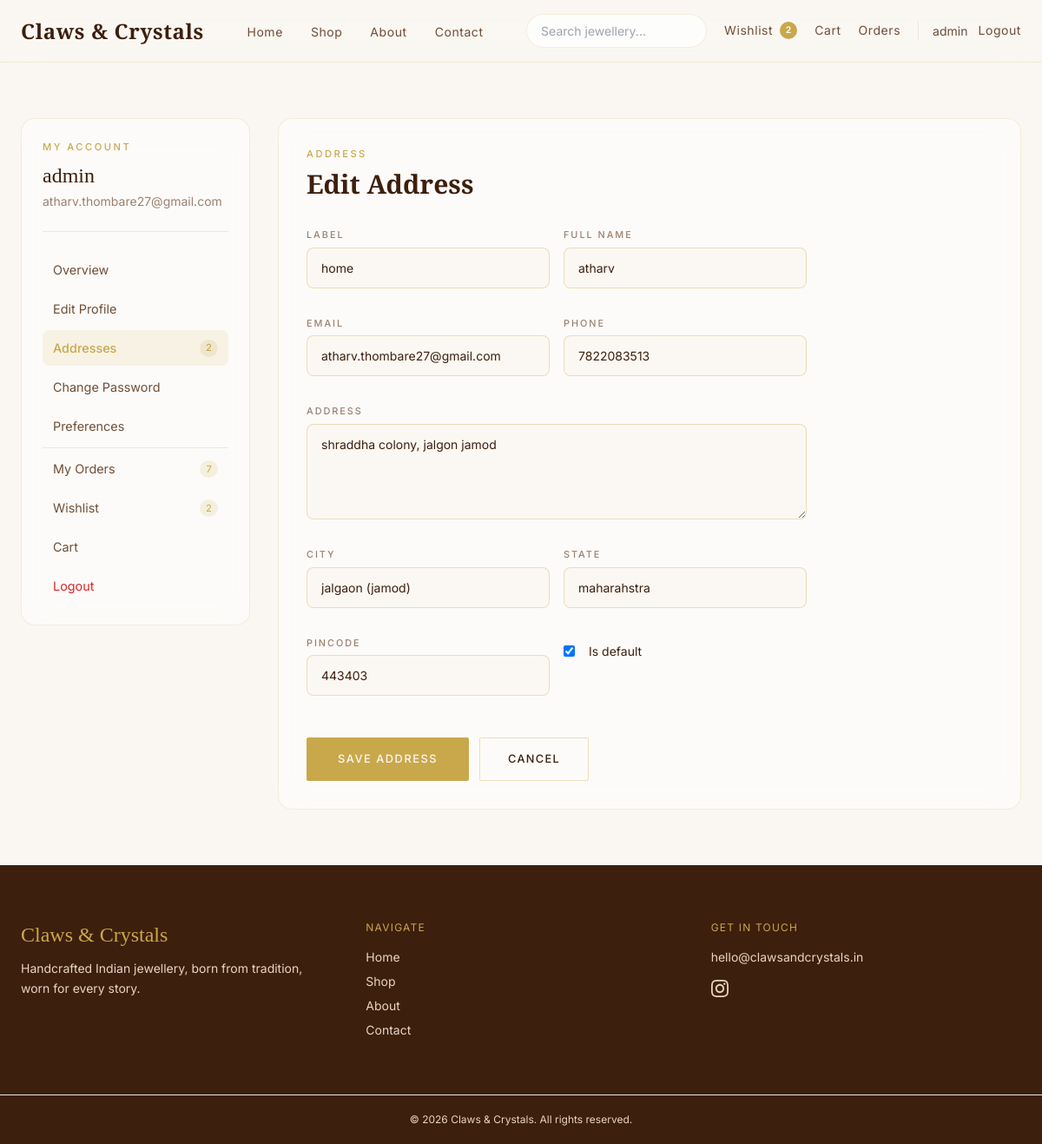
Page /accounts/profile/addresses/1/edit/ (signed in) on the committed database.
### accounts/models.py (models this page shows, shortened)
class ShippingAddress(models.Model):
    user = models.ForeignKey(
        settings.AUTH_USER_MODEL,
        on_delete=models.CASCADE,
        related_name="shipping_addresses",
    )
    label = models.CharField(max_length=50, default="Home")
    full_name = models.CharField(max_length=255)
    email = models.EmailField()
    phone = models.CharField(max_length=20)
    address = models.TextField()
    city = models.CharField(max_length=100)
    state = models.CharField(max_length=100)
    pincode = models.CharField(max_length=20)
    is_default = models.BooleanField(default=False)
    created_at = models.DateTimeField(auto_now_add=True)
    class Meta:
        ordering = ["-is_default", "-created_at"]

### accounts/profile_views.py (the view)
@login_required
def profile_address_edit(request, address_id):
    user = request.user
    address = get_object_or_404(ShippingAddress, id=address_id, user=user)
    if request.method == "POST":
        form = ShippingAddressForm(request.POST, instance=address)
        if form.is_valid():
            form.save()
            messages.success(request, "Address updated successfully.")
            return redirect("profile_addresses")
    else:
        form = ShippingAddressForm(instance=address)
    return render(
        request,
        "accounts/profile/address_form.html",
        {
            **_profile_context(user, "addresses"),
            "form": form,
            "form_title": "Edit Address",
            "address": address,
        },
    )

### accounts/profile_views.py (called while the page is built)
def _profile_context(user, active_section):
    return {
        "active_section": active_section,
        "order_count": Order.objects.filter(user=user).count(),
        "address_count": ShippingAddress.objects.filter(user=user).count(),
        "wishlist_count": Wishlist.objects.filter(user=user).count(),
        "cart_count": CartItem.objects.filter(user=user).count(),
    }

### cart/context_processors.py (called while the page is built)
def navbar_counts(request):
    cart_count = 0
    wishlist_count = 0
    if request.user.is_authenticated:
        cart_count = (
            CartItem.objects.filter(
                user=request.user
            ).aggregate(
                total=Sum("quantity")
            )["total"]
            or 0
        )
        wishlist_count = Wishlist.objects.filter(
            user=request.user
        ).count()
    return {
        "cart_count": cart_count,
        "wishlist_count": wishlist_count,
    }

### templates/accounts/profile/address_form.html (shortened to what this page needs)
{% extends "accounts/profile/base_profile.html" %}
{% block profile_content %}
<div class="glass-card p-6 md:p-8">
    <span class="section-eyebrow">Address</span>
    <h1 class="section-title text-left !text-3xl mb-8">{{ form_title }}</h1>
    <form method="post" class="max-w-xl">
        <div class="grid md:grid-cols-2 gap-4">
            {% for field in form %}
            <div class="form-field {% if field.name == 'address' %}md:col-span-2{% endif %}">
                {% if field.field.widget.input_type == 'checkbox' %}
                <label class="flex items-center gap-2 cursor-pointer mt-2">
                    {{ field }}
                    <span class="text-sm text-brown">{{ field.label }}</span>
                </label>
                {% else %}
                <label class="form-label" for="{{ field.id_for_label }}">{{ field.label }}</label>
                {{ field }}
                {% endif %}
            </div>
            {% endfor %}
        </div>
        <div class="flex gap-3 mt-8">
            <button type="submit" class="btn-primary">Save Address</button>
            <a href="{% url 'profile_addresses' %}" class="btn-secondary">Cancel</a>
        </div>
    </form>
</div>
{% endblock %}

### templates/partials/navbar.html (shortened to what this page needs)
<nav class="site-nav sticky top-0 z-50" id="site-nav">
    <div class="page-container py-4">
        <div class="flex items-center justify-between gap-4">
            <a href="/"
                class="font-serif text-2xl font-semibold tracking-wide text-brown hover:text-gold transition-colors shrink-0">
                Claws &amp; Crystals
            </a>
            <ul class="hidden lg:flex items-center gap-8">
                <li><a href="/" class="nav-link">Home</a></li>
                <li><a href="{% url 'product_list' %}" class="nav-link">Shop</a></li>
                <li><a href="{% url 'about' %}" class="nav-link">About</a></li>
                <li><a href="{% url 'contact' %}" class="nav-link">Contact</a></li>
            </ul>
            <div class="hidden lg:flex items-center gap-5">
                <form method="GET" action="{% url 'product_list' %}">
                    <input type="text" name="q" placeholder="Search jewellery..."
                        value="{{ request.GET.q }}" class="search-input">
                </form>
                <a href="{% url 'wishlist' %}" class="nav-link flex items-center gap-2">
                    Wishlist
                    {% if wishlist_count %}
                    <span class="badge-count">{{ wishlist_count }}</span>
                    {% endif %}
                </a>
                <a href="{% url 'cart' %}" class="nav-link flex items-center gap-2">
                    Cart
                </a>
                <a href="{% url 'my_orders' %}" class="nav-link">Orders</a>
                {% if request.user.is_authenticated %}
                <div class="flex items-center gap-3 pl-4 border-l border-gold/20">
                    <a href="{% url 'profile' %}" class="text-sm text-brown-mid hover:text-gold transition-colors">
                        {{ request.user.username }}
                    </a>
                    <a href="{% url 'logout' %}" class="nav-link">Logout</a>
                </div>
                {% else %}
                <div class="flex items-center gap-3 pl-4 border-l border-gold/20">
                    <a href="{% url 'login' %}" class="nav-link">Login</a>
                    <a href="{% url 'register' %}" class="btn-primary !py-2 !px-5 !text-xs">Register</a>
                </div>
                {% endif %}
            </div>
        </div>
    </div>
</nav>

### templates/accounts/partials/profile_sidebar.html (shortened to what this page needs)
<aside class="lg:col-span-1">
    <div class="glass-card p-6 lg:sticky lg:top-28">
        <div class="mb-6 pb-6 border-b border-gold/20">
            <p class="section-eyebrow">My Account</p>
            <h2 class="font-serif text-2xl text-brown">{{ request.user.username }}</h2>
            <p class="text-sm text-muted mt-1">{{ request.user.email }}</p>
        </div>
        <nav class="profile-nav space-y-1">
            <a href="{% url 'profile' %}"
                class="profile-nav__link {% if active_section == 'dashboard' %}is-active{% endif %}">
                Overview
            </a>
            <a href="{% url 'profile_edit' %}"
                class="profile-nav__link {% if active_section == 'edit' %}is-active{% endif %}">
                Edit Profile
            </a>
            <a href="{% url 'profile_addresses' %}"
                class="profile-nav__link {% if active_section == 'addresses' %}is-active{% endif %}">
                Addresses
                {% if address_count %}<span class="profile-nav__badge">{{ address_count }}</span>{% endif %}
            </a>
            <a href="{% url 'profile_password' %}"
                class="profile-nav__link {% if active_section == 'password' %}is-active{% endif %}">
                Change Password
            </a>
            <a href="{% url 'profile_settings' %}"
                class="profile-nav__link {% if active_section == 'settings' %}is-active{% endif %}">
                Preferences
            </a>
            <hr class="border-gold/20 my-3">
            <a href="{% url 'my_orders' %}" class="profile-nav__link">
                My Orders
                {% if order_count %}<span class="profile-nav__badge">{{ order_count }}</span>{% endif %}
            </a>
            <a href="{% url 'wishlist' %}" class="profile-nav__link">
                Wishlist
                {% if wishlist_count %}<span class="profile-nav__badge">{{ wishlist_count }}</span>{% endif %}
            </a>
            <a href="{% url 'cart' %}" class="profile-nav__link">
                Cart
            </a>
            <a href="{% url 'logout' %}" class="profile-nav__link text-red-600 hover:!text-red-700">
                Logout
            </a>
        </nav>
    </div>
</aside>

### static/css/design-tokens.css (style rules this page uses)
:root { --cc-font-serif: "Cormorant Garamond", Georgia, serif; --cc-font-sans: "Inter", system-ui, sans-serif; --cc-ivory: #FAF7F2; --cc-cream: #F3ECE3; --cc-blush: #E8D5C4; --cc-accent: #C9A84C; --cc-accent-light: #E8D499; --cc-accent-hover: #3D1F0D; --cc-brown: #3D1F0D; --cc-brown-mid: #6F4E37; --cc-muted: #9A8070; --cc-white: #FFFFFF; --cc-bg: var(--cc-ivory); --cc-bg-subtle: var(--cc-cream); --cc-text: var(--cc-brown); --cc-text-secondary: var(--cc-brown-mid); --cc-text-muted: var(--cc-muted); --cc-text-on-accent: var(--cc-ivory); --cc-text-on-dark: var(--cc-blush); --cc-danger: #b91c1c; --cc-success: #15803d; --cc-warning: #b45309; --cc-surface: rgba(255, 255, 255, 0.55); --cc-surface-solid: rgba(255, 255, 255, 0.85); --cc-surface-dark: var(--cc-brown); --cc-border: rgba(201, 168, 76, 0.18); --cc-border-strong: rgba(201, 168, 76, 0.35); --cc-input-bg: rgba(250, 247, 242, 0.8); --cc-nav-bg: rgba(250, 247, 242, 0.88); --cc-radius-sm: 0.5rem; --cc-radius-md: 1rem; --cc-radius-pill: 9999px; --cc-shadow-soft: 0 8px 40px rgba(61, 31, 13, 0.08); --cc-shadow-focus: 0 0 0 3px rgba(201, 168, 76, 0.15); --cc-blur: 16px; --cc-transition: 0.25s ease; --cc-space-page: 1.5rem; --cc-space-section: 4rem; --cc-container: 80rem; }

### rows in the picture
ShippingAddress: form "home" "atharv" "atharv.thombare27@gmail.com" "7822083513" "shraddha colony, jalgon jamod" "jalgaon (jamod)" "maharahstra" "443403", form "☑"

### other values in the picture
{{ wishlist_count }} "2"
{{ request.user.username }} "admin"
{{ request.user.email }} "atharv.thombare27@gmail.com"
{{ address_count }} "2"
{{ order_count }} "7"
{{ field.label }} "LABEL" "FULL NAME" "EMAIL" "PHONE" "ADDRESS" "CITY" "STATE" "PINCODE"
{{ field.label }} "Is default"
